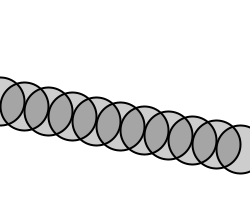
Frame 1 (no input)
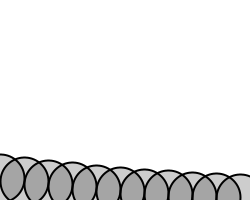
Frame 60 (the mouse pressed at the canvas centre just before this capture)
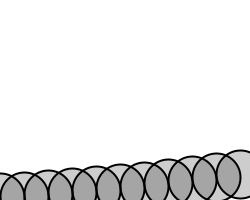
Frame 120 (the mouse held since frame 60 and released just before this capture)

The Processing sketch that drew these frames (run headless with seeded random() and noise(); from frame 60 on, the mouse is pressed at the canvas centre):

// Processing sketch: ex9_waveA
// ── ex9_waveA.pde

float startAngle = 0;
float angleVel = 0.05;

void setup() {
  size(250,200);
  smooth();
}

void draw() {
  background(255);

  startAngle += 0.015;
  float angle = startAngle;

 for (int x = 0; x <= width; x += 24) {
    float y = map(sin(angle),-1,1,0,height);
    stroke(0);
    fill(0,50);
    strokeWeight(2);
    ellipse(x,y,48,48);
    angle += angleVel;
  } 

}
